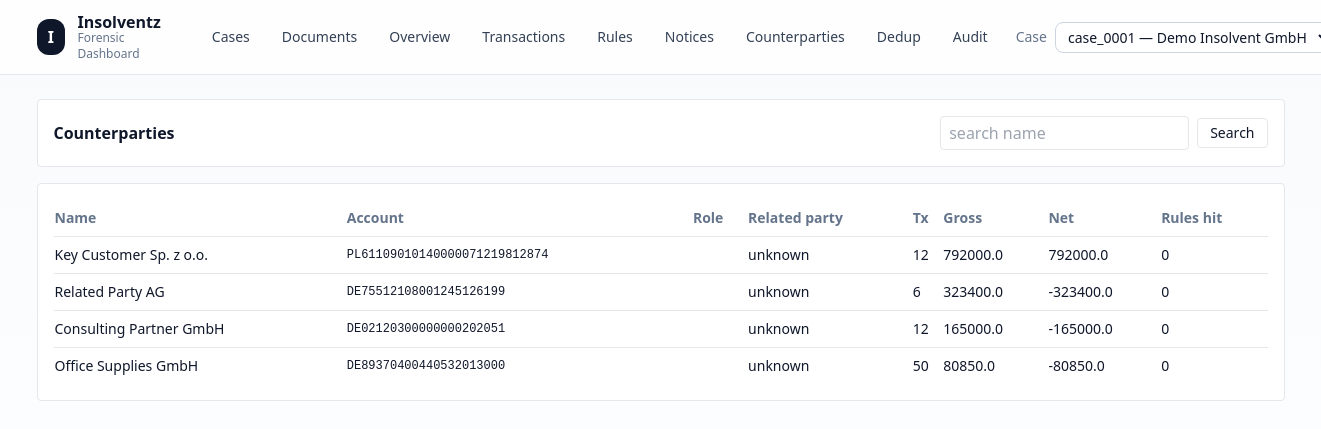
The app's page /counterparties with its own data.
### app/db/models.py (models this page shows)
class Counterparty(Base):
    __tablename__ = "counterparties"
    id: Mapped[int] = mapped_column(Integer, primary_key=True, autoincrement=True)
    case_id: Mapped[str] = mapped_column(ForeignKey("cases.case_id"), index=True)
    name: Mapped[str] = mapped_column(String, nullable=False)
    account_number: Mapped[Optional[str]] = mapped_column(String, nullable=True, index=True)
    role: Mapped[Optional[str]] = mapped_column(String, nullable=True)
    is_related_party: Mapped[str] = mapped_column(String, default="unknown")
    address: Mapped[Optional[str]] = mapped_column(Text, nullable=True)
    enrichment_json: Mapped[dict] = mapped_column(JSON, default=dict)
    created_at: Mapped[datetime] = mapped_column(DateTime, default=datetime.utcnow)
    updated_at: Mapped[datetime] = mapped_column(DateTime, default=datetime.utcnow, onupdate=datetime.utcnow)
    case: Mapped[Case] = relationship("Case", back_populates="counterparties")

### app/ui/router.py (the view)
@ui_router.get("/counterparties", response_class=HTMLResponse)
def counterparties(request: Request, db=Depends(get_db), case_id: str | None = Cookie(default=None)):
    cases = list_cases(db)
    selected_case_id = _pick_case_id(db, case_id)
    if not selected_case_id:
        return templates.TemplateResponse(request, "empty.html", {"cases": [], "selected_case": None})
    page = get_counterparties_page(db, selected_case_id, request.query_params)
    resp = templates.TemplateResponse(
        request,
        "counterparties.html",
        {"cases": cases, "selected_case_id": selected_case_id, **page},
    )
    resp.set_cookie("case_id", selected_case_id, max_age=60 * 60 * 24 * 365, samesite="lax")
    return resp

### app/templates/counterparties.html
{% extends "base.html" %}
{% block content %}
  <div class="bg-white border rounded p-4">
    <div class="flex items-center justify-between">
      <div class="font-semibold">Counterparties</div>
      <form method="get" class="flex items-center gap-2">
        <input name="q" value="{{ filters.q }}" class="border rounded px-2 py-1" placeholder="search name" />
        <button class="border rounded px-3 py-1 text-sm">Search</button>
      </form>
    </div>
  </div>
  <div class="bg-white border rounded p-4 mt-4">
    <div class="overflow-x-auto">
      <table class="min-w-full text-sm">
        <thead class="text-left text-slate-500">
          <tr>
            <th class="py-2">Name</th>
            <th class="py-2">Account</th>
            <th class="py-2">Role</th>
            <th class="py-2">Related party</th>
            <th class="py-2">Tx</th>
            <th class="py-2">Gross</th>
            <th class="py-2">Net</th>
            <th class="py-2">Rules hit</th>
          </tr>
        </thead>
        <tbody>
          {% for r in rows %}
            <tr class="border-t">
              <td class="py-2">{{ r.name }}</td>
              <td class="py-2 font-mono text-xs">{{ r.account_number }}</td>
              <td class="py-2">{{ r.role }}</td>
              <td class="py-2">{{ r.is_related_party }}</td>
              <td class="py-2">{{ r.tx_count }}</td>
              <td class="py-2">{{ r.gross_amount | round(2) }}</td>
              <td class="py-2">{{ r.net_amount | round(2) }}</td>
              <td class="py-2">{{ r.rules_hit }}</td>
            </tr>
          {% endfor %}
        </tbody>
      </table>
    </div>
  </div>
{% endblock %}

### records on screen
Counterparty: name "Key Customer Sp. z o.o.", account_number "PL61109010140000071219812874", is_related_party "unknown", tx_count "12", gross_amount "792000.0", net_amount "792000.0", rules_hit "0"
Counterparty: name "Related Party AG", account_number "DE75512108001245126199", is_related_party "unknown", tx_count "6", gross_amount "323400.0", net_amount "-323400.0", rules_hit "0"
Counterparty: name "Consulting Partner GmbH", account_number "DE02120300000000202051", is_related_party "unknown", tx_count "12", gross_amount "165000.0", net_amount "-165000.0", rules_hit "0"
Counterparty: name "Office Supplies GmbH", account_number "DE89370400440532013000", is_related_party "unknown", tx_count "50", gross_amount "80850.0", net_amount "-80850.0", rules_hit "0"

### other values on screen
{{ label }} "Cases" "Documents" "Overview" "Transactions" "Rules" "Notices" "Counterparties" "Dedup" "Audit"
form field value "case_0001 — Demo Insolvent GmbH"
